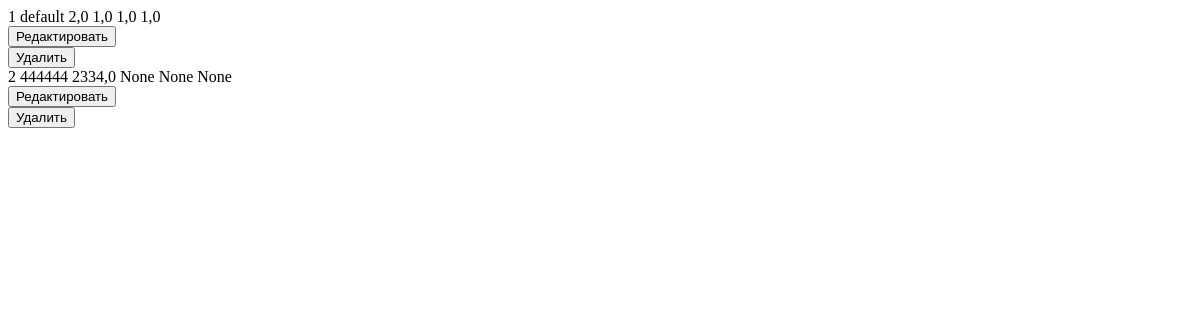
/tariff/list/, run on an earlier commit of the app's database.
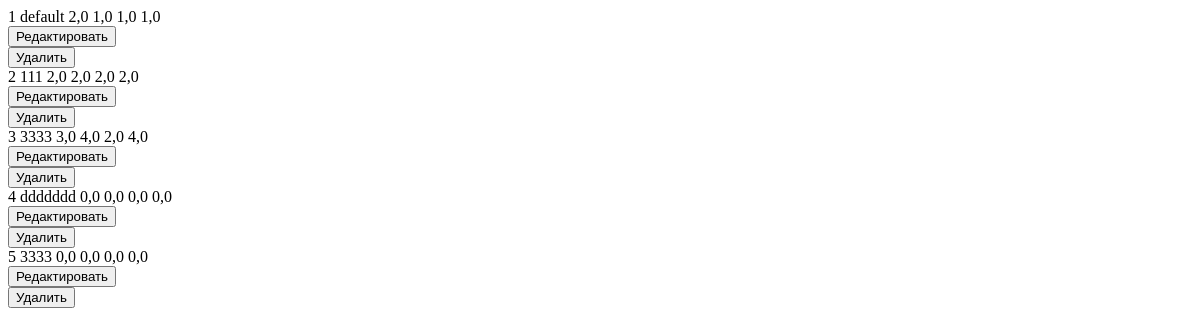
And on a later commit of the database.
### tariff/models.py (models this page shows, shortened)
class Tariff(models.Model):
    name = models.CharField(max_length=200)
    maintenance = models.FloatField(null=True, blank=True)
    heating = models.FloatField(null=True, blank=True)
    heating_rub = models.FloatField(null=True, blank=True)
    hot_water = models.FloatField(null=True, blank=True)
    hot_water_odn = models.FloatField(null=True, blank=True)
    cold_water = models.FloatField(null=True, blank=True)
    cold_water_odn = models.FloatField(null=True, blank=True)
    sewage = models.FloatField(null=True, blank=True)
    sewage_odn = models.FloatField(null=True, blank=True)
    solid_waste = models.FloatField(null=True, blank=True)
    electricity = models.FloatField(null=True, blank=True)
    lift = models.FloatField(null=True, blank=True)
    electricity_odn = models.FloatField(null=True, blank=True)
    capital_repair = models.FloatField(null=True, blank=True, default=0)
    class Meta:
        verbose_name = 'tariff'
        verbose_name_plural = 'tariffs'

### tariff/views.py (the view)
# urls.py: path('list/', tariff_list, name='tariff_list'),
def tariff_list(request):
    return render(request, 'tariff/tariff_list.html', {
        'tariff_list': Tariff.objects.all(),
    })

### tariff/templates/tariff/tariff_list.html
{% for tariff in tariff_list %}
  <tr>
    <td>
      <span class="apartment-nomer">{{ forloop.counter }}</span>
    </td>
    <td>{{ tariff.name }}</td>
    <td>{{ tariff.maintenance }}</td>
    <td>{{ tariff.heating }}</td>
    <td>{{ tariff.heating_rub }}</td>
    <td>{{ tariff.hot_water }}</td>
    <td class="container">
    <div class="button">
      <button class="edit-btn2" hx-get="{% url 'tariff:edit_tariff' pk=tariff.pk %}" hx-target="#dialog">Редактировать</button>
    </div>
    <div class="button">
      <button class="delete-btn2" hx-get="{% url 'tariff:tariff_delete' pk=tariff.pk %}" hx-target="#confirmation">Удалить</button>
    </div>
    </td>
</tr>
{% endfor %}

What changed in the data, as far as the page shows it:
removed Tariff: name "444444", maintenance "2334,0", heating "None", heating_rub "None", hot_water "None"
added Tariff: name "111", maintenance "2,0", heating "2,0", heating_rub "2,0", hot_water "2,0"
added Tariff: name "3333", maintenance "3,0", heating "4,0", heating_rub "2,0", hot_water "4,0"
added Tariff: name "ddddddd", maintenance "0,0", heating "0,0", heating_rub "0,0", hot_water "0,0"
added Tariff: name "3333", maintenance "0,0", heating "0,0", heating_rub "0,0", hot_water "0,0"
